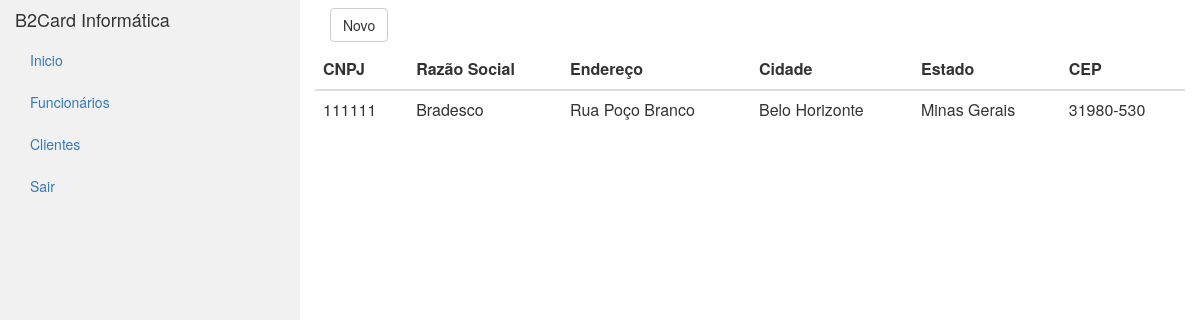
Page /clientes/ (signed in) on the earlier database version.
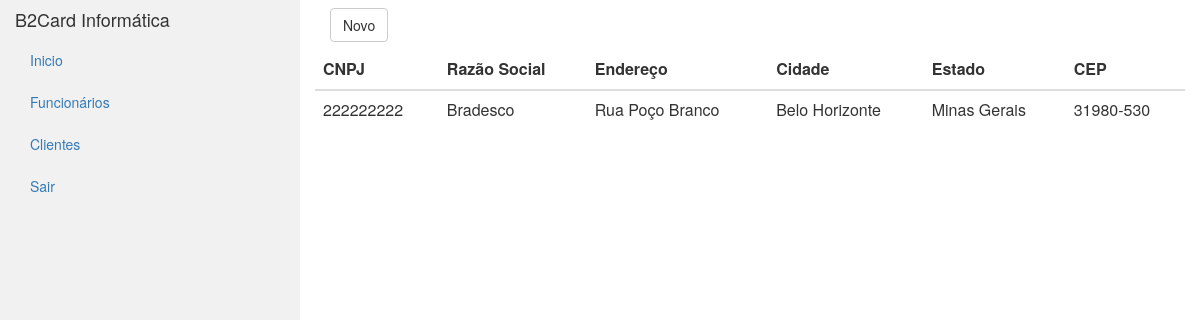
Same page on the later database version.
### clientes/models.py (models this page shows)
class Cliente(models.Model):
    cnpj = models.CharField(max_length=19)
    razao_social = models.CharField(max_length=30)
    endereco = models.CharField(max_length=100)
    cidade = models.CharField(max_length=20)
    estado = models.CharField(max_length=20)
    cep = models.CharField(max_length=10)

### clientes/views.py (the view)
def index(request):
    clientes = Cliente.objects.all()
    context = {
        'clientes': clientes
    }
    return render(request, 'clientes/index.html', context)

### clientes/templates/clientes/index.html (shortened to what this page needs)
{% extends "base_page.html" %}
{% block content %}
<form class="navbar-form" action="{% url 'clientes:novo' %}" method="post">
	<button class="btn btn-default" value="Novo">Novo</button>
</form>
<table class="table table-hover">
    <thead>
      <tr>
        <th>CNPJ</th>
        <th>Razão Social</th>
        <th>Endereço</th>
        <th>Cidade</th>
        <th>Estado</th>
        <th>CEP</th>
      </tr>
    </thead>
    <tbody>
      {% for cliente in clientes %}
      <tr href="{% url 'clientes:editar' cliente.id %}">
        <td>{{cliente.cnpj}}</td>
        <td>{{cliente.razao_social}}</td>
        <td>{{cliente.endereco}}</td>
        <td>{{cliente.cidade}}</td>
        <td>{{cliente.estado}}</td>
        <td>{{cliente.cep}}</td>
      </tr>
      {% endfor %}
    </tbody>
  </table>
{% endblock %}

Differences in the rows shown:
changed Cliente "Bradesco": cnpj "111111" → "222222222"
